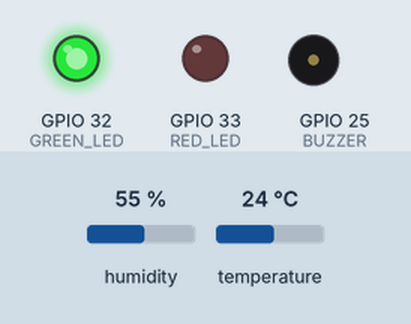
Recording of a sketch running on a simulated ESP32. On the bench: output pins drawn as LEDs (lit = HIGH), buzzer (waves = sounding, pin HIGH). The test bench sets the inputs (shaded band); at power-on: temperature 24 °C, humidity 55 %. WiFi joins after 1.5 s; servers stay silent unless stated.

Above: at 3.0 s.
3.1 s: temperature set to 29.7 °C
5.8 s: temperature set to 30.6 °C
At 6.9 s:
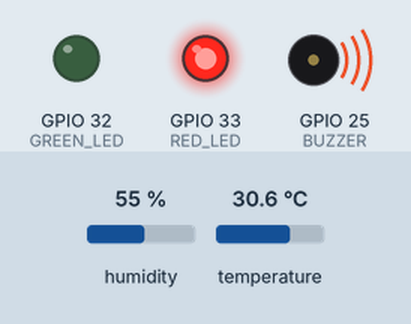
8.5 s: temperature set to 12 °C
At 10.3 s:
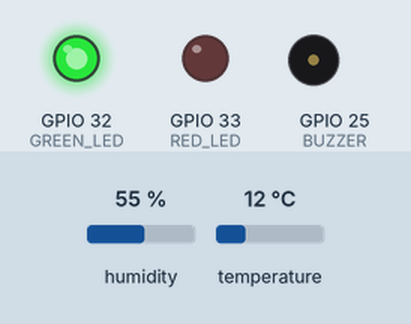
11.3 s: temperature set to 33 °C
At 13.3 s:
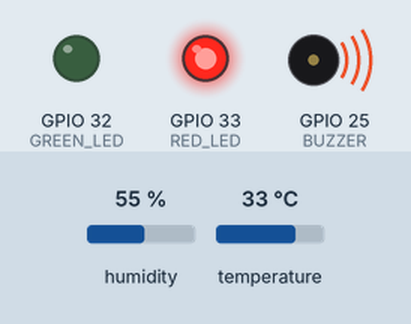
Timing chart, 0 to 14.8 s (numbered marks = the images above; inputs shaded):
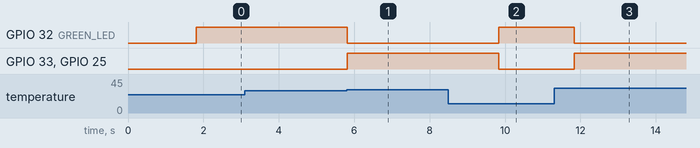

Measured:
- the behaviour switches between 30 and 30.1 °C on temperature (found by bisection; images 0 and 1)
- after the input at 3.1 s, every drawn part: stays the same
- after the input at 5.8 s, GPIO 32 (GREEN_LED): HIGH → LOW at once; GPIO 33 (RED_LED), GPIO 25 (BUZZER): LOW → HIGH at once
- after the input at 8.5 s, GPIO 32 (GREEN_LED): LOW → HIGH after 1.3 s; GPIO 33 (RED_LED), GPIO 25 (BUZZER): HIGH → LOW after 1.3 s
- after the input at 11.3 s, GPIO 32 (GREEN_LED): HIGH → LOW after 0.54 s; GPIO 33 (RED_LED), GPIO 25 (BUZZER): LOW → HIGH after 0.54 s

The sketch:

vaxsafe_esp32.ino
```cpp
#include <WiFi.h>
#include <BlynkSimpleEsp32.h>
#include <DHT.h>

// DHT22 Settings
#define DHTPIN 4       // DHT22 data pin
#define DHTTYPE DHT22  // DHT Type
DHT dht(DHTPIN, DHTTYPE);

// Blynk Settings
char auth[] = "Your-Blynk-Auth-Token";
const char* ssid = "Your-SSID";
const char* password = "Your-PASSWORD";

// GPIO Pins
#define GREEN_LED 32
#define RED_LED 33
#define BUZZER 25

void setup() {
    Serial.begin(115200);
    Blynk.begin(auth, ssid, password);
    dht.begin();
    pinMode(GREEN_LED, OUTPUT);
    pinMode(RED_LED, OUTPUT);
    pinMode(BUZZER, OUTPUT);
}

void loop() {
    Blynk.run();
    // Read temperature and humidity
    float h = dht.readHumidity();
    float t = dht.readTemperature(); // or dht.readTemperature(true) for Fahrenheit

    // Check if any reads failed
    if (isnan(h) || isnan(t)) {
        Serial.println("Failed to read from DHT sensor!");
        return;
    }

    // Send the values to Blynk
    Blynk.virtualWrite(V0, h);
    Blynk.virtualWrite(V1, t);

    // GPIO Control Example
    if (t > 30) { // If temperature is above 30 degrees Celsius
        digitalWrite(RED_LED, HIGH);
        digitalWrite(GREEN_LED, LOW);
        digitalWrite(BUZZER, HIGH);
    } else {
        digitalWrite(RED_LED, LOW);
        digitalWrite(GREEN_LED, HIGH);
        digitalWrite(BUZZER, LOW);
    }

    delay(2000); // Wait before the next loop
}
```
